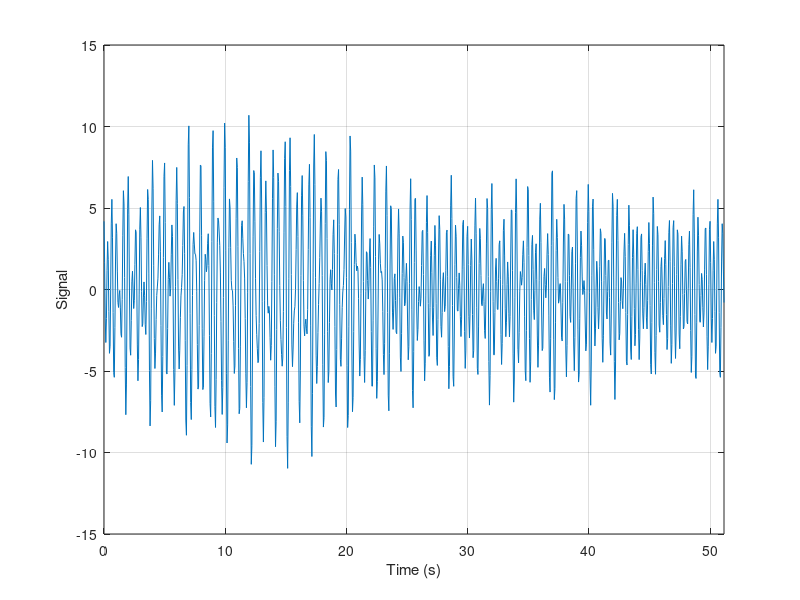

MATLAB code to generate this figure:

% this file generate the harmonic signal to be tested
dt=0.05;
N=1024;
t=0*dt:dt:(N-1)*dt;
t=t';

C1=1.6; f1=2.00;theta1=pi/4;
C2=2.0; f2=2.02;theta2=-pi/8;
C3=3.0; f3=2.04;theta3=-3*pi/4;
C4=1.4; f4=2.40;theta4=pi/2;
C5=3.6; f5=3.00;theta5=pi/8;

sig1=C1.*cos(2*pi*f1.*t+theta1);
sig2=C2.*cos(2*pi*f2.*t+theta2);
sig3=C3.*cos(2*pi*f3.*t+theta3);
sig4=C4.*cos(2*pi*f4.*t+theta4);
sig5=C5.*cos(2*pi*f5.*t+theta5);

sig=sig1+sig2+sig3+sig4+sig5;

figure
plot(t,sig)
grid on
xlim([0*N (N-1)*dt])
xlabel('Time (s)')
ylabel('Signal')